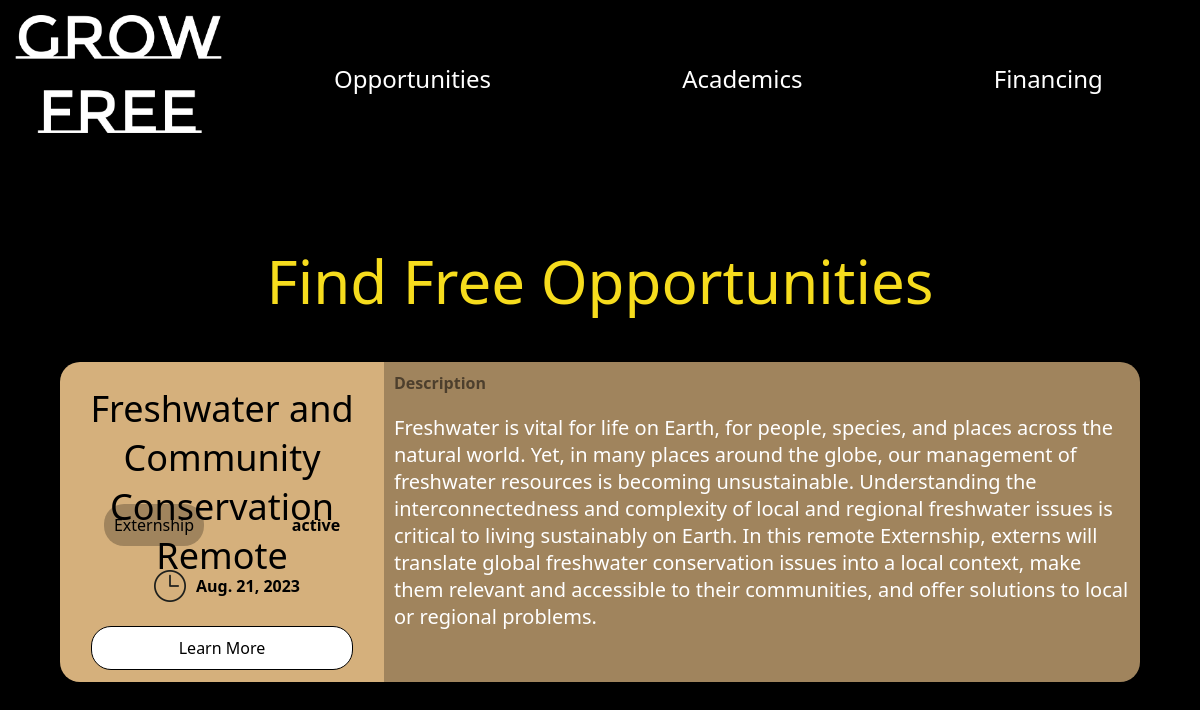
The page /filtered/Externship/ on the database its author committed.
### base/models.py (models this page shows, shortened)
class Opportunity(models.Model):
    name = models.CharField(max_length=200)
    description =  models.CharField(max_length=1000, blank=True)
    url = models.URLField()
    deadline = models.DateField((""), auto_now=False, auto_now_add=False)
    status = models.CharField(
        max_length=100,
        choices=status_choices,
        default="active"
    )
    tags = models.ManyToManyField(Tag , blank=True ,related_name='opportunities')

class Tag(models.Model):
    name = models.CharField(max_length=100)

### base/views.py (the view)
# urls.py: path('filtered/<str:tag_name>/', views.resources_filter_by_tag, name='filtered_opportunities'),
def resources_filter_by_tag(request , tag_name):
    filtered_resources = models.Opportunity.objects.filter(tags__name = tag_name)
    context = {
        "resources" : filtered_resources,
        "tags" : list(tag_name)
               }
    return render(request, "opportunities.html", context)

### templates/opportunities.html (shortened to what this page needs)
{% load static %}
<!DOCTYPE html>
<html lang="en">
<head>
  <link rel="stylesheet" href="{% static '/css/Opportunities.css' %}">
</head>
<body>
    <div class="navBar" id="navBar">
      <a href="{% url 'index' %}">
        <img src="{% static '/assets/logo.png' %} " alt="logo" id="logo">
      </a>
      <nav>
        <a href="{% url 'resources' %}">Opportunities</a>
        <a href="../AcademicsScreen/Academics.html">Academics</a>
        <a href="../FinancingScreen/Financing.html">Financing</a>
      </nav>
    </div>
    <div class="container">
      <h1>Find Free Opportunities</h1>
 {% for opportunity in resources %}
      <div class="opportunity">
        <div class="opportunityLeft">
          <h2>{{ opportunity.name }}</h2>
          <row>
            {% for tag in opportunity.tags.all %}
            <tag><a href="{% url 'filtered_opportunities' tag.name %}">{{ tag.name }}</a></tag>
            {% endfor %}
            <strong>{{ opportunity.status }}</strong>
          </row>
          <row class="duedate">
            <img src="{% static '/assets/clock.png' %}" alt="clock icon" class="clock">
            <strong>{{ opportunity.deadline }}</strong>
          </row>
          <tag class="link"><a href="{{ opportunity.url }}" target="_blank">Learn More</a></tag>
        </div>
        <div class="description">
          <label>Description</label>
          <p>{{opportunity.description}}</p>
        </div>
    </div>
{% endfor %}
</div>
</body>
</html>

### static/css/Opportunities.css (style rules this page uses)
html, body { margin: 0; padding: 0; background-color: black; font-family: 'Segoe UI'; color: white; }
.navBar { display: flex; flex-direction: row; overflow: hidden; background-color: black; position: fixed; top: 0; transition: .2s; }
nav { height: 15vh; width: 80vw; margin-left: auto; display: flex; flex-direction: row; justify-content: space-around; align-items: center; align-self: center; }
.navBar a { color: white; text-decoration: none; font-size: 2vw; font-weight: 100; }
#logo { color: white; margin: 15px; max-block-size: 10vw; transition: .2s; }
.container { flex: 1; margin-top: 30dvh; }
h1 { font-size: 5vw; font-family: 'Segoe UI'; text-align: center; color: #f6dc1d; font-weight: 100; }
.opportunity { background-color: #D5B07C; width: 90%; height: 40vh; display: flex; margin: auto; border-radius: 20px; margin-bottom: 5vh; }
h2 { color: black; font-size: 3vw; max-height: 10vh; font-weight: 200; text-align: center; margin-bottom: 2vh; margin-top: 10px; }
.description { margin-right: 0; background-color: rgba(0,0,0,.25); width: 70%; height: 100%; display: flex; flex-direction: column; }
row { display: flex; flex-direction: row; justify-content: space-around; }
.opportunityLeft { display: flex; flex-direction: column; width: 30%; justify-content: space-around; }
tag { background-color: rgba(0,0,0,.25); border-radius: 20px; text-align: center; color: black; padding: 10px; font-weight: 100; }
strong { color: black; align-self: center; font-weight: 600; }
.clock { height: 4vh; margin-left: 10px; margin-right: 10px; }
tag a { text-decoration: none; color: black; }
.link { width: 20vw; align-self: center; background-color: white; border-color: black; border-width: 1px; border-style: solid; }
.duedate { justify-content: center; }
label { margin: 10px; color: rgba(0, 0, 0, 0.516); font-weight: 700; }
p { margin: 10px; font-size: 20px; overflow-y: scroll; max-height: 30vh; }

### rows shown on the page
Opportunity: name "Freshwater and Community Conservation Remote", status "active", deadline "Aug. 21, 2023", description "Freshwater is vital for life on Earth, for people, species, and places across the natural world. Yet, in many places around the globe, our management of freshwater resources is becoming unsustainable. Understanding the interconnectedness and complexity of local and regional freshwater issues is critical to living sustainably on Earth. In this remote Externship, externs will translate global freshwater conservation issues into a local context, make them relevant and accessible to their communities, and offer solutions to local or regional problems."
Tag: name "Externship"
